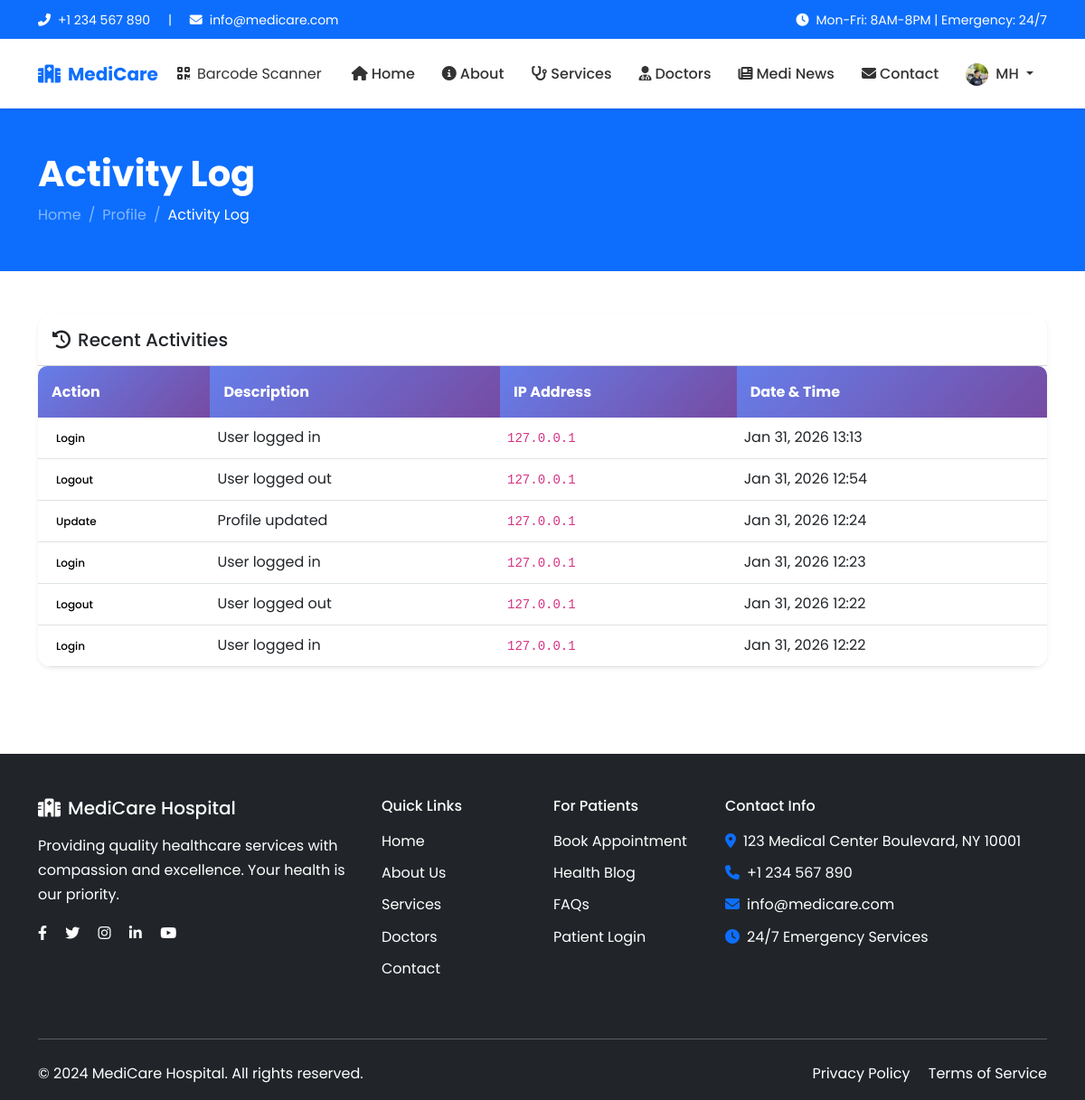
Screenshot of /accounts/activity-log/ (signed in) with the database file from the repository.
### accounts/models.py (models this page shows, shortened)
class User(AbstractUser):
    ROLE_CHOICES = (
        ('superadmin', 'Super Admin'),
        ('doctor', 'Doctor'),
        ('staff', 'Staff'),
        ('patient', 'Patient'),
    )
    GENDER_CHOICES = (
        ('male', 'Male'),
        ('female', 'Female'),
        ('other', 'Other'),
    )
    BLOOD_GROUP_CHOICES = (
        ('A+', 'A+'),
        ('A-', 'A-'),
        ('B+', 'B+'),
        ('B-', 'B-'),
        ('AB+', 'AB+'),
        ('AB-', 'AB-'),
        ('O+', 'O+'),
        ('O-', 'O-'),
    )
    username = None
    email = models.EmailField(unique=True)
    role = models.CharField(max_length=20, choices=ROLE_CHOICES, default='patient')
    phone = models.CharField(max_length=20, blank=True, null=True)
    date_of_birth = models.DateField(blank=True, null=True)
    gender = models.CharField(max_length=10, choices=GENDER_CHOICES, blank=True, null=True)
    blood_group = models.CharField(max_length=5, choices=BLOOD_GROUP_CHOICES, blank=True, null=True)
    address = models.TextField(blank=True, null=True)
    city = models.CharField(max_length=100, blank=True, null=True)
    state = models.CharField(max_length=100, blank=True, null=True)
    zip_code = models.CharField(max_length=20, blank=True, null=True)
    profile_picture = models.ImageField(upload_to='profiles/', blank=True, null=True)
    bio = models.TextField(blank=True, null=True)
    medi_id = models.CharField(max_length=20, unique=True, blank=True, null=True)
    created_at = models.DateTimeField(auto_now_add=True)
    updated_at = models.DateTimeField(auto_now=True)
    is_verified = models.BooleanField(default=False)
    is_profile_complete = models.BooleanField(default=False)
    objects = UserManager()
    USERNAME_FIELD = 'email'
    REQUIRED_FIELDS = ['first_name', 'last_name']
    class Meta:
        verbose_name = 'User'
        verbose_name_plural = 'Users'
        ordering = ['-created_at']
    @property
    def is_superadmin(self):
        return self.role == 'superadmin'
    @property
    def is_medical_staff(self):
        return self.role in ['doctor', 'staff', 'superadmin']

class ActivityLog(models.Model):
    ACTION_CHOICES = (
        ('login', 'Login'),
        ('logout', 'Logout'),
        ('create', 'Create'),
        ('update', 'Update'),
        ('delete', 'Delete'),
        ('view', 'View'),
        ('download', 'Download'),
    )
    user = models.ForeignKey(User, on_delete=models.CASCADE, related_name='activity_logs')
    action = models.CharField(max_length=20, choices=ACTION_CHOICES)
    description = models.TextField()
    ip_address = models.GenericIPAddressField(blank=True, null=True)
    user_agent = models.TextField(blank=True, null=True)
    timestamp = models.DateTimeField(auto_now_add=True)
    class Meta:
        ordering = ['-timestamp']

### accounts/views.py (the view)
# urls.py: path('activity-log/', views.activity_log, name='activity_log'),
@login_required
def activity_log(request):
    logs = ActivityLog.objects.filter(user=request.user)[:50]
    return render(request, 'accounts/activity_log.html', {'logs': logs})

### core/context_processors.py (called while the page is built)
def hospital_settings(request):
    settings = HospitalSettings.get_settings()
    footer_pages = StaticPage.objects.filter(is_active=True, show_in_footer=True)
    return {
        'hospital': settings,
        'footer_pages': footer_pages,
    }

### core/models.py (called while the page is built)
    @classmethod
    def get_settings(cls):
        settings, created = cls.objects.get_or_create(pk=1)
        return settings

### templates/accounts/activity_log.html (shortened to what this page needs)
{% extends 'base.html' %}
{% block content %}
<section class="py-5 bg-primary text-white">
    <div class="container">
        <h1 class="fw-bold">Activity Log</h1>
        <nav aria-label="breadcrumb">
            <ol class="breadcrumb mb-0">
                <li class="breadcrumb-item"><a href="{% url 'core:home' %}" class="text-white-50">Home</a></li>
                <li class="breadcrumb-item"><a href="{% url 'accounts:profile' %}" class="text-white-50">Profile</a></li>
                <li class="breadcrumb-item active text-white">Activity Log</li>
            </ol>
        </nav>
    </div>
</section>
<section class="py-5">
    <div class="container">
        <div class="card border-0 shadow-sm">
            <div class="card-header bg-white py-3">
                <h5 class="mb-0"><i class="fas fa-history me-2"></i>Recent Activities</h5>
            </div>
            <div class="card-body p-0">
                <div class="table-responsive">
                    <table class="table table-hover mb-0">
                        <thead>
                            <tr>
                                <th>Action</th>
                                <th>Description</th>
                                <th>IP Address</th>
                                <th>Date & Time</th>
                            </tr>
                        </thead>
                        <tbody>
                            {% for log in logs %}
                            <tr>
                                <td>
                                    <span class="badge text-black bg-{{ log.action }}">{{ log.get_action_display }}</span>
                                </td>
                                <td>{{ log.description }}</td>
                                <td><code>{{ log.ip_address|default:"N/A" }}</code></td>
                                <td>{{ log.timestamp|date:"M d, Y H:i" }}</td>
                            </tr>
                            {% endfor %}
                        </tbody>
                    </table>
                </div>
            </div>
        </div>
    </div>
</section>
{% endblock %}

### templates/base.html (shortened to what this page needs)
{% load static %}
<!DOCTYPE html>
<html lang="en">
<head>
    <link href="https://cdn.jsdelivr.net/npm/bootstrap@5.3.0/dist/css/bootstrap.min.css" rel="stylesheet">
    <link href="https://cdnjs.cloudflare.com/ajax/libs/font-awesome/6.4.0/css/all.min.css" rel="stylesheet">
    <link href="{% static 'css/style.css' %}" rel="stylesheet">
</head>
<body>
    <div class="top-bar bg-primary text-white py-2 d-none d-lg-block">
        <div class="container">
            <div class="row align-items-center">
                <div class="col-md-6">
                    <small>
                        <i class="fas fa-phone-alt me-2"></i>+1 234 567 890
                        <span class="mx-3">|</span>
                        <i class="fas fa-envelope me-2"></i>info@medicare.com
                    </small>
                </div>
                <div class="col-md-6 text-end">
                    <small>
                        <i class="fas fa-clock me-2"></i>Mon-Fri: 8AM-8PM | Emergency: 24/7
                    </small>
                </div>
            </div>
        </div>
    </div>
    <nav class="navbar navbar-expand-lg navbar-light bg-white shadow-sm sticky-top">
        <div class="container">
            <a class="navbar-brand fw-bold text-primary" href="{% url 'core:home' %}">
                <i class="fas fa-hospital me-2"></i>MediCare
            </a>
            {% if user.is_medical_staff %}
<li style="list-style: none; margin-left: 5px;  "><a class="dropdown-item" href="{% url 'doctors:barcode_scanner' %}"><i class="fas fa-qrcode me-2"></i>Barcode Scanner</a></li>
{% endif %}
            <div class="collapse navbar-collapse" id="mainNav">
                <ul class="navbar-nav ms-auto mb-2 mb-lg-0">
                    <li class="nav-item">
                        <a class="nav-link {% if request.resolver_match.url_name == 'home' %}active{% endif %}" href="{% url 'core:home' %}">
                            <i class="fas fa-home me-1"></i>Home
                        </a>
                    </li>
                    <li class="nav-item">
                        <a class="nav-link {% if 'about' in request.path %}active{% endif %}" href="{% url 'core:about' %}">
                            <i class="fas fa-info-circle me-1"></i>About
                        </a>
                    </li>
                    <li class="nav-item">
                        <a class="nav-link {% if 'services' in request.path %}active{% endif %}" href="{% url 'services:services_list' %}">
                            <i class="fas fa-stethoscope me-1"></i>Services
                        </a>
                    </li>
                    <li class="nav-item">
                        <a class="nav-link {% if 'doctors' in request.path %}active{% endif %}" href="{% url 'doctors:doctors_list' %}">
                            <i class="fas fa-user-md me-1"></i>Doctors
                        </a>
                    </li>
                    <li class="nav-item">
                        <a class="nav-link {% if 'news' in request.path %}active{% endif %}" href="{% url 'news:article_list' %}">
                            <i class="fas fa-newspaper me-1"></i>Medi News
                        </a>
                    </li>
                    <li class="nav-item">
                        <a class="nav-link {% if 'contact' in request.path %}active{% endif %}" href="{% url 'core:contact' %}">
                            <i class="fas fa-envelope me-1"></i>Contact
                        </a>
                    </li>
                    {% if user.is_authenticated %}
                    <li class="nav-item dropdown">
                        <a class="nav-link dropdown-toggle" href="#" id="userDropdown" role="button" data-bs-toggle="dropdown">
                            {% if user.profile_picture %}
                            <img src="{{ user.profile_picture.url }}" alt="" class="rounded-circle me-1" width="25" height="25">
                            {% else %}
                            <i class="fas fa-user-circle me-1"></i>
                            {% endif %}
                            {{ user.first_name|default:user.email }}
                        </a>
                    </li>
                    {% endif %}
                </ul>
            </div>
        </div>
    </nav>
    <main>
        {% block content %}{% endblock %}
    </main>
    <footer class="bg-dark text-white pt-5 pb-3 mt-5">
        <div class="container">
            <div class="row">
                <div class="col-lg-4 mb-4">
                    <h5 class="mb-3"><i class="fas fa-hospital me-2"></i>MediCare Hospital</h5>
                    <p class="text-white">Providing quality healthcare services with compassion and excellence. Your health is our priority.</p>
                    <div class="social-links mt-3">
                        <a href="#" class="text-white me-3"><i class="fab fa-facebook-f"></i></a>
                        <a href="#" class="text-white me-3"><i class="fab fa-twitter"></i></a>
                        <a href="#" class="text-white me-3"><i class="fab fa-instagram"></i></a>
                        <a href="#" class="text-white me-3"><i class="fab fa-linkedin-in"></i></a>
                        <a href="#" class="text-white"><i class="fab fa-youtube"></i></a>
                    </div>
                </div>
                <div class="col-lg-2 col-md-4 mb-4">
                    <h6 class="mb-3">Quick Links</h6>
                    <ul class="list-unstyled">
                        <li class="mb-2"><a href="{% url 'core:home' %}" class="text-white text-decoration-none">Home</a></li>
                        <li class="mb-2"><a href="{% url 'core:about' %}" class="text-white text-decoration-none">About Us</a></li>
                        <li class="mb-2"><a href="{% url 'services:services_list' %}" class="text-white text-decoration-none">Services</a></li>
                        <li class="mb-2"><a href="{% url 'doctors:doctors_list' %}" class="text-white text-decoration-none">Doctors</a></li>
                        <li class="mb-2"><a href="{% url 'core:contact' %}" class="text-white text-decoration-none">Contact</a></li>
                    </ul>
                </div>
                <div class="col-lg-2 col-md-4 mb-4">
                    <h6 class="mb-3">For Patients</h6>
                    <ul class="list-unstyled text-white">
                        <li class="mb-2"><a href="{% url 'appointments:book_appointment' %}" class="text-white text-decoration-none">Book Appointment</a></li>
                        <li class="mb-2"><a href="{% url 'news:article_list' %}" class="text-white text-decoration-none">Health Blog</a></li>
                        <li class="mb-2"><a href="{% url 'core:faq' %}" class="text-white text-decoration-none">FAQs</a></li>
                        <li class="mb-2"><a href="{% url 'accounts:login' %}" class="text-white text-decoration-none">Patient Login</a></li>
                    </ul>
                </div>
                <div class="col-lg-4 col-md-4 mb-4">
                    <h6 class="mb-3">Contact Info</h6>
                    <ul class="list-unstyled text-white">
                        <li class="mb-2"><i class="fas fa-map-marker-alt me-2 text-primary"></i>123 Medical Center Boulevard, NY 10001</li>
                        <li class="mb-2"><i class="fas fa-phone me-2 text-primary"></i>+1 234 567 890</li>
                        <li class="mb-2"><i class="fas fa-envelope me-2 text-primary"></i>info@medicare.com</li>
                        <li class="mb-2"><i class="fas fa-clock me-2 text-primary"></i>24/7 Emergency Services</li>
                    </ul>
                </div>
            </div>
            <hr class="my-4 bg-secondary">
            <div class="row align-items-center">
                <div class="col-md-6 text-center text-md-start">
                    <p class="mb-0 text-white">&copy; 2024 MediCare Hospital. All rights reserved.</p>
                </div>
                <div class="col-md-6 text-center text-md-end">
                    <a href="{% url 'core:privacy_policy' %}" class="text-white text-decoration-none me-3">Privacy Policy</a>
                    <a href="{% url 'core:terms_conditions' %}" class="text-white text-decoration-none">Terms of Service</a>
                </div>
            </div>
        </div>
    </footer>
</body>
</html>

### static/css/style.css (style rules this page uses)
:root { --primary-color: #667eea; --secondary-color: #764ba2; --success-color: #198754; --danger-color: #dc3545; --warning-color: #ffc107; --info-color: #0dcaf0; }
body { font-family: 'Poppins', sans-serif; color: #333; line-height: 1.7; }
a { text-decoration: none; transition: all 0.3s ease; }
.navbar { padding: 15px 0; }
.nav-link { font-weight: 500; padding: 10px 15px !important; color: #333 !important; border-radius: 5px; transition: all 0.3s ease; }
.card { border: none; border-radius: 15px; transition: transform 0.3s ease, box-shadow 0.3s ease; overflow: hidden; }
footer { background: #1a1a2e !important; }
.breadcrumb-item + .breadcrumb-item::before { color: rgba(255, 255, 255, 0.5); }
.badge { padding: 8px 12px; font-weight: 500; }
.table { border-radius: 10px; overflow: hidden; }
.table thead th { background: linear-gradient(135deg, var(--primary-color) 0%, var(--secondary-color) 100%); color: white; border: none; padding: 15px; }

### rows the page displays
User: profile_picture (picture), first_name "MH"
ActivityLog: action "Login", description "User logged in", ip_address "127.0.0.1", timestamp "Jan 31, 2026 13:13"
ActivityLog: action "Logout", description "User logged out", ip_address "127.0.0.1", timestamp "Jan 31, 2026 12:54"
ActivityLog: action "Update", description "Profile updated", ip_address "127.0.0.1", timestamp "Jan 31, 2026 12:24"
ActivityLog: action "Login", description "User logged in", ip_address "127.0.0.1", timestamp "Jan 31, 2026 12:23"
ActivityLog: action "Logout", description "User logged out", ip_address "127.0.0.1", timestamp "Jan 31, 2026 12:22"
ActivityLog: action "Login", description "User logged in", ip_address "127.0.0.1", timestamp "Jan 31, 2026 12:22"
